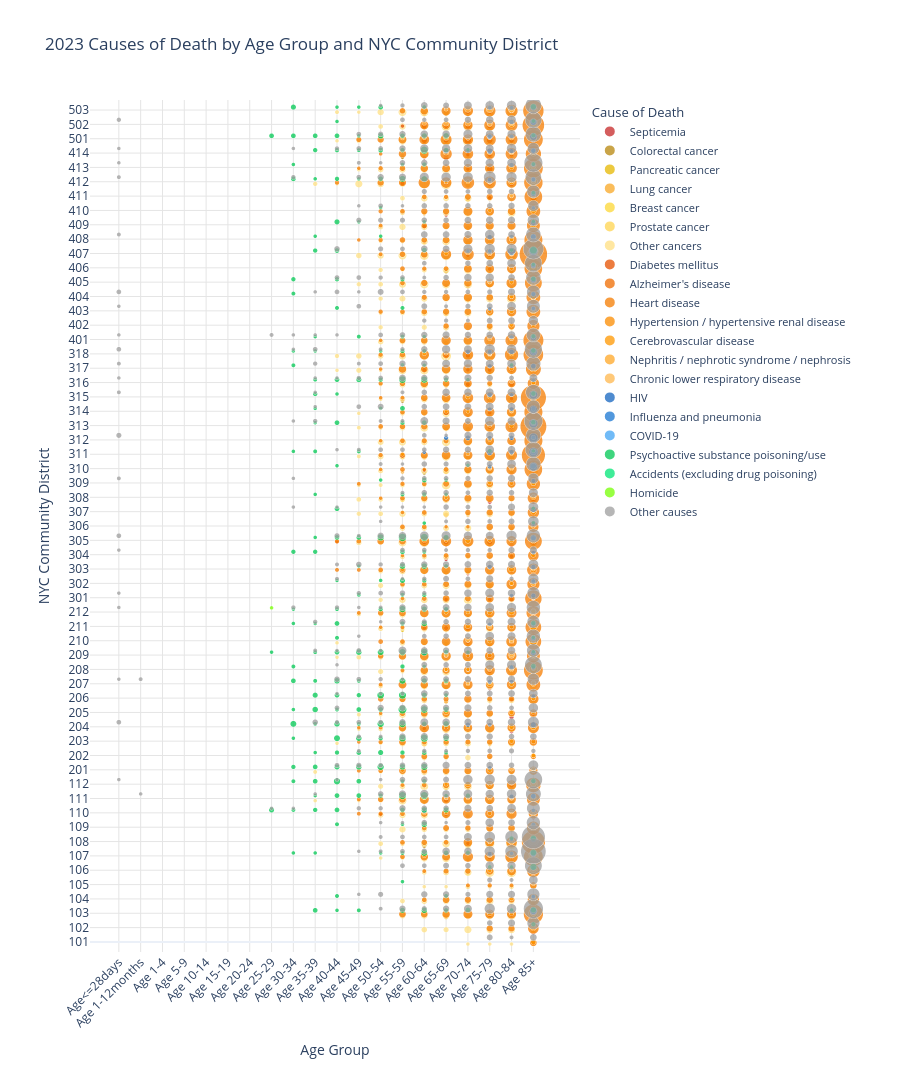

Notebook source saved alongside this figure:
### Code cell
import pandas as pd
import numpy as np
import plotly.express as px

# LOAD DATA

df = pd.read_csv("CommunityDistrictSingleYearCounts2023.csv")
df.columns = df.columns.str.strip()

# DEFINE AGE GROUPS

age_groups = [
    "Age<=28days",
    "Age 1-12months",
    "Age 1-4",
    "Age 5-9",
    "Age 10-14",
    "Age 15-19",
    "Age 20-24",
    "Age 25-29",
    "Age 30-34",
    "Age 35-39",
    "Age 40-44",
    "Age 45-49",
    "Age 50-54",
    "Age 55-59",
    "Age 60-64",
    "Age 65-69",
    "Age 70-74",
    "Age 75-79",
    "Age 80-84",
    "Age 85+"
]

# CAUSE-OF-DEATH LABELS

cause_labels = {
    "Deaths due to septicemia": "Septicemia",
    "Deaths due to HIV": "HIV",
    "Deaths due to malignant neoplasms(cancer)": "Cancer (all malignant neoplasms)",
    "Deaths due to cancer of the colon_ rectum_ and anus": "Colorectal cancer",
    "Deaths due to cancer of the pancreas": "Pancreatic cancer",
    "Deaths due to cancer of trachea_ bronchus_ and lung": "Lung cancer",
    "Deaths due to cancer of the breast": "Breast cancer",
    "Deaths due to cancer of the prostate": "Prostate cancer",
    "Deaths due to diabetes mellitus": "Diabetes mellitus",
    "Deaths due to use of or poisoning by psychoactive substance excluding alcohol and tobacco": "Psychoactive substance poisoning/use",
    "Deaths due to Alzheimer's disease": "Alzheimer's disease",
    "Deaths due to diseases of the heart": "Heart disease",
    "Deaths due to essential hypertension and hypertensive renal disease": "Hypertension / hypertensive renal disease",
    "Deaths due to cerebrovascular diseases": "Cerebrovascular disease",
    "Deaths due to influenza and pneumonia": "Influenza and pneumonia",
    "Deaths due to chronic lower respiratory diseases": "Chronic lower respiratory disease",
    "Deaths due to chronic liver disease and cirrhosis": "Chronic liver disease / cirrhosis",
    "Deaths due to Nephritis_ Nephrotic Syndrome and Nephrosis": "Nephritis / nephrotic syndrome / nephrosis",
    "Deaths due to Covid19": "COVID-19",
    "Deaths due to accidents except for durg poisoning": "Accidents (excluding drug poisoning)",
    "Deaths due to intentional self-harm(suicide)": "Suicide",
    "Deaths due to assault(homicide)": "Homicide",
    "Other causes": "Other causes"
}

# SAME CUSTOM COLOR PALETTE

cause_color_map = {
    # RED - SEPTICEMIA
    "Septicemia": "#C62828",

    # YELLOW - CANCERS
    "Colorectal cancer": "#B8860B",
    "Pancreatic cancer": "#E6B800",
    "Lung cancer": "#F9A825",
    "Breast cancer": "#FDD835",
    "Prostate cancer": "#FFD54F",
    "Other cancers": "#FFE082",

    # ORANGE - CHRONIC DISEASES
    "Diabetes mellitus": "#E65100",
    "Alzheimer's disease": "#EF6C00",
    "Heart disease": "#F57C00",
    "Hypertension / hypertensive renal disease": "#FB8C00",
    "Cerebrovascular disease": "#FF9800",
    "Nephritis / nephrotic syndrome / nephrosis": "#FFA726",
    "Chronic lower respiratory disease": "#FFB74D",
    "Chronic liver disease / cirrhosis": "#FFCC80",

    # BLUE - INFECTIOUS DISEASES
    "HIV": "#1565C0",
    "Influenza and pneumonia": "#1976D2",
    "COVID-19": "#42A5F5",

    # GREEN - NON-NATURAL DEATHS
    "Psychoactive substance poisoning/use": "#00C853",
    "Accidents (excluding drug poisoning)": "#00E676",
    "Suicide": "#43A047",
    "Homicide": "#76FF03",

    # GREY - OTHER CAUSES
    "Other causes": "#9E9E9E"
}

# FIND CAUSE-BY-AGE COLUMNS
 

age_cause_columns = {}

for cause in cause_labels:
    age_cause_columns[cause] = [
        f"{cause}_{age}"
        for age in age_groups
    ]

# Validate columns before proceeding
missing = [
    col
    for cols in age_cause_columns.values()
    for col in cols
    if col not in df.columns
]

if missing:
    print("Missing cause-by-age columns:")
    print(*missing[:40], sep="\n")
    raise ValueError(
        "Some column names do not match the expected "
        "cause-by-age naming convention. "
        "Inspect df.columns to identify the differences."
    )

# RESHAPE TO LONG FORMAT 

records = []

for cause, columns in age_cause_columns.items():

    for age, col in zip(age_groups, columns):

        temp = df[["commntydst", col]].copy()

        temp["Count"] = pd.to_numeric(
            temp[col].astype(str).str.replace(
                ",", "", regex=False
            ),
            errors="coerce"
        ).fillna(0)

        temp["Age Group"] = age
        temp["Cause"] = cause_labels[cause]

        records.append(
            temp[["commntydst", "Age Group", "Cause", "Count"]]
        )

df_long = pd.concat(records, ignore_index=True)

# Clean district codes
df_long["commntydst"] = (
    df_long["commntydst"].astype(str).str.strip()
)

# Aggregate counts if districts have multiple rows
df_long = df_long.groupby(
    ["commntydst", "Age Group", "Cause"],
    as_index=False
)["Count"].sum()

# CALCULATE OTHER CANCERS BY AGE

cancer_causes = [
    "Colorectal cancer",
    "Pancreatic cancer",
    "Lung cancer",
    "Breast cancer",
    "Prostate cancer"
]

# Total cancer deaths by district and age
all_cancers = df_long[
    df_long["Cause"] == "Cancer (all malignant neoplasms)"
][["commntydst", "Age Group", "Count"]].rename(
    columns={"Count": "All_Cancers"}
)

# Sum site-specific cancer deaths
specific_cancers = (
    df_long[df_long["Cause"].isin(cancer_causes)]
    .groupby(["commntydst", "Age Group"], as_index=False)
    ["Count"].sum()
    .rename(columns={"Count": "Specific_Cancers"})
)

# Calculate residual cancer deaths
other_cancers = all_cancers.merge(
    specific_cancers,
    on=["commntydst", "Age Group"],
    how="left"
)

other_cancers["Specific_Cancers"] = (
    other_cancers["Specific_Cancers"].fillna(0)
)

other_cancers["Count"] = (
    other_cancers["All_Cancers"]
    - other_cancers["Specific_Cancers"]
)

if (other_cancers["Count"] < 0).any():
    raise ValueError(
        "Site-specific cancer counts exceed total cancer "
        "counts for some district-age combinations."
    )

other_cancers["Cause"] = "Other cancers"

other_cancers = other_cancers[
    ["commntydst", "Age Group", "Cause", "Count"]
]

# Remove overall cancer total to avoid double-counting
df_long = df_long[
    df_long["Cause"] != "Cancer (all malignant neoplasms)"
].copy()

# Add Other cancers
df_long = pd.concat(
    [df_long, other_cancers],
    ignore_index=True
)


df_long = df_long[df_long["Count"] > 0].copy()


districts = sorted(
    df_long["commntydst"].unique(),
    key=lambda x: (
        0, int(x)
    ) if x.isdigit() else (1, x)
)

age_order = age_groups

 
district_positions = {
    district: i
    for i, district in enumerate(districts)
}

df_long["District_Position"] = (
    df_long["commntydst"].map(district_positions)
)
 
cause_order = list(cause_color_map.keys())

offsets = np.linspace(
    -0.32, 0.32, len(cause_order)
)

cause_offsets = dict(zip(cause_order, offsets))

df_long["Y_Position"] = (
    df_long["District_Position"]
    + df_long["Cause"].map(cause_offsets)
)

# CREATE BUBBLE SCATTER PLOT
fig = px.scatter(
    df_long,
    x="Age Group",
    y="Y_Position",
    size="Count",
    color="Cause",

    color_discrete_map=cause_color_map,

    category_orders={
        "Age Group": age_order,
        "Cause": cause_order
    },

    custom_data=[
        "commntydst",
        "Age Group",
        "Cause",
        "Count"
    ],

    size_max=28,

    title=(
        "2023 Causes of Death by Age Group "
        "and NYC Community District"
    ),

    height=2000
)

# CUSTOMIZE HOVER INFORMATION

fig.update_traces(
    hovertemplate=(
        "<b>Community District:</b> %{customdata[0]}<br>"
        "<b>Age Group:</b> %{customdata[1]}<br>"
        "<b>Cause of Death:</b> %{customdata[2]}<br>"
        "<b>Death Count:</b> %{customdata[3]:,.0f}"
        "<extra></extra>"
    ),
    marker=dict(
        opacity=0.75,
        line=dict(
            width=0.5,
            color="white"
        )
    )
)

# CUSTOMIZE AXES AND LAYOUT

fig.update_layout(
    xaxis_title="Age Group",
    yaxis_title="NYC Community District",
    legend_title="Cause of Death",
    template="plotly_white",
    hovermode="closest",

    height=2000,

    legend=dict(
        orientation="v",
        x=1.02,
        y=1,
        font=dict(size=11),
        itemsizing="constant"
    ),

    margin=dict(
        l=90,
        r=320,
        t=100,
        b=140
    )
)

# Show district codes instead of numeric positions
fig.update_yaxes(
    tickmode="array",
    tickvals=list(range(len(districts))),
    ticktext=districts,
    range=[-0.7, len(districts) - 0.3],
    showgrid=True,
    gridcolor="#E5E5E5"
)

fig.update_xaxes(
    categoryorder="array",
    categoryarray=age_order,
    tickangle=-45,
    showgrid=True,
    gridcolor="#E5E5E5"
)

fig.show()
